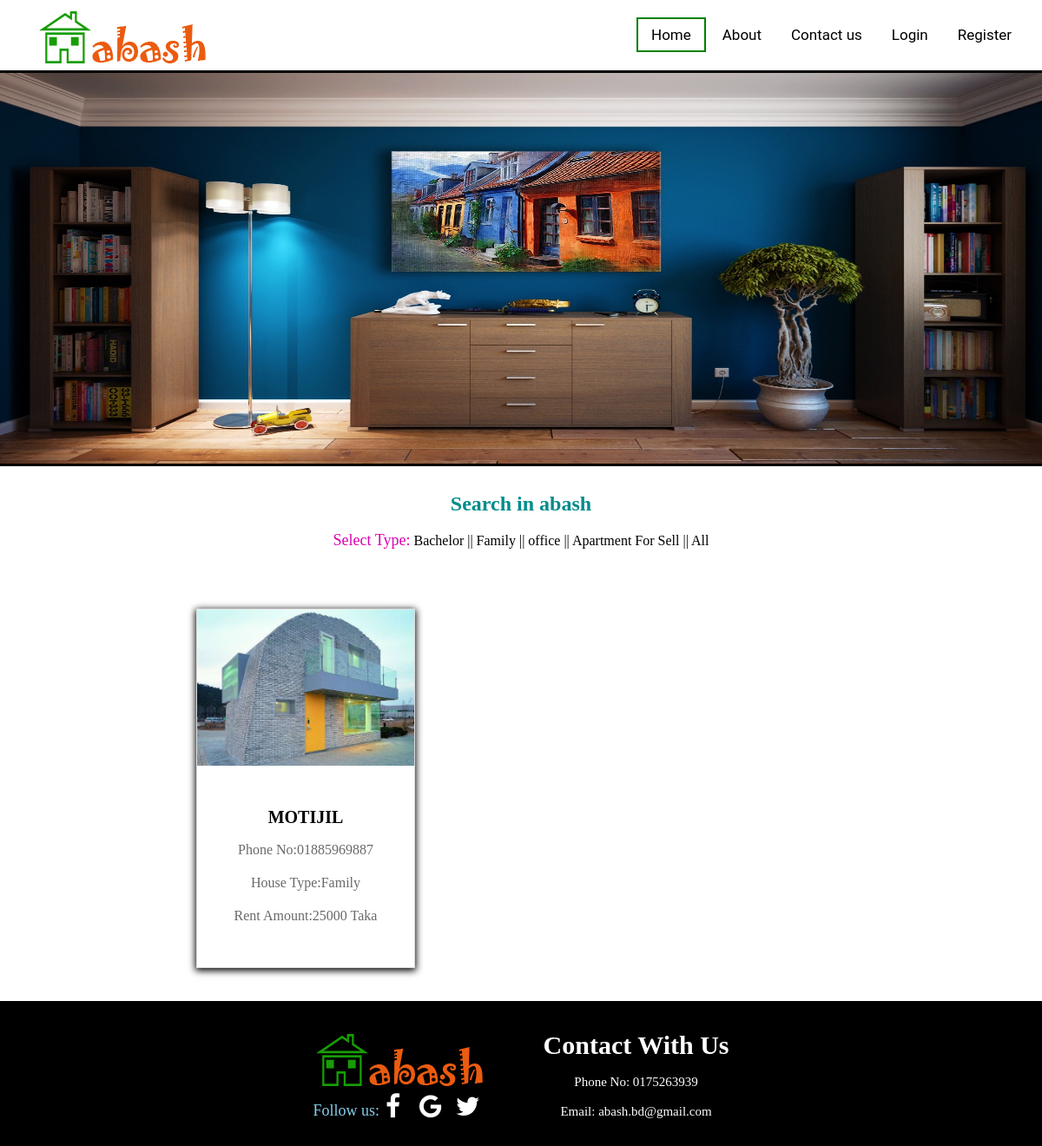
The app's page /family.php with its own data.
### tables this page shows
CREATE TABLE `post` (
  `un` varchar(50) NOT NULL,
  `name` varchar(150) NOT NULL,
  `email` varchar(200) NOT NULL,
  `address` longtext NOT NULL,
  `rent_price` decimal(10,0) NOT NULL,
  `date_a` date NOT NULL,
  `phone_no` varchar(15) NOT NULL,
  `type` varchar(200) NOT NULL,
  `image` longblob NOT NULL
);

### family.php (the view, shortened to what this page needs)
<?php
$connection = mysqli_connect("localhost", "root", "","ab");
$sql = "SELECT * FROM post WHERE type='Family' ";
$result = mysqli_query($connection,$sql);
?>
<html>
<head>
	<link href='css/style.css' rel='stylesheet'>
	<link rel="stylesheet" href="https://cdnjs.cloudflare.com/ajax/libs/font-awesome/4.7.0/css/font-awesome.min.css">
</head>
<body>
	 <div class="logo_menu">
	    <div class="neon">
		    <img src="img/logo.png">
	    </div>
		<ul class="main-nav">
		    <li class="active"><a href="index.php">Home</a></li>
			<li><a href="about.php">About</a></li>
			<li><a href="#contact">Contact us</a></li>
			<li><a href="login.php">Login</a></li>
			<li><a href="register.php">Register</a></li>
		</ul>
	</div>
	       <div class="slider">
				  <img class="mySlides" src="img/2.jpg">
            </div>
	  <div class="search">
	         <h2 style="color:darkcyan">Search in abash</h2></br>
	        <ul>
	           <li>
			   <font face="serif" size="4" color="dark skyblue">Select Type:</font>
			   <a href="bechalor.php" style="text-decoration: none;color: black"><label  name="type1" value="bachelor" title="click here">Bachelor ||</label></a>
			   <a href="family.php" style="text-decoration: none;color: black"><label  name="type" value="family" title="click here">Family ||</label></a>
			  <a href="office.php" style="text-decoration: none;color: black"><label  name="type" value="office" title="click here">office ||</label></a>
			   <a href="apart.php" style="text-decoration: none;color: black"><label name="type" value="Apartment_For_Sell" title="click here">Apartment For Sell ||</label></a>
			   <a href="index.php" style="text-decoration: none;color: black"><label name="type"  title="click here">All</label></a>
			   </li>
			</ul>
	  </div>
		<div class="product_area">
		  <ul>
              <?php
              if ($result->num_rows > 0) {
                    while($row = $result->fetch_assoc()){ ?>
                        <li>
                            <a href="#">
                                <div class="single_product">
                                    <img src=<?= $row['image']; ?>>
                                    <div class="single_product_text">
                                        <h2><?= $row['address']; ?></h2>
                                        <p>Phone No:<?= $row['phone_no']; ?></p>
                                        <p>House Type:<?= $row['type']; ?></p>
                                        <p>Rent Amount:<?= $row['rent_price']; ?> taka</p>
                                    </div>
                                </div>
                            </a>
                        </li>
                    <?php }
                }
              ?>
		  </ul>
		</div>
</body>
	<footer class="footer">
	<ul>
		<li>
		<div>
			<img src="img/logo.png">
		</div>
		<div>
			<font face="serif" size="4" color="skyblue">Follow us:</font>
			<a href="#" class="call"><i class="fa fa-facebook-f" style="font-size:30px;width:23px;background-color:black;color:white;padding-right: 15px"></i></a>
			<a href="#" class="call"><i class="fa fa-google" style="font-size:30px;background-color:black;color:white;padding-right: 12px"></i></a>
			<a href="#" class="call"><i class="fa fa-twitter" style="font-size:30px;background-color:black;color:white;padding-right: 9px"></i></a>
		</div>
       </li>
	   <li>
		<div class="contact">
			<h1><a name="contact"></a>Contact With Us</h1><br>
			<p>Phone No: 0175263939</p><br>
			<p>Email: abash.bd@gmail.com</p>
		</div>
       </li>
	</ul>
	</footer>
</html>

### css/style.css (style rules this page uses)
* { margin: 0; padding: 0; }
.neon { float: left; margin-left: 40px; list-style: none; margin-right: 15px; }
.main-nav { float: right; list-style: none; margin-top: 25px; margin-right: 15px; }
.main-nav li { display: inline-block; }
.main-nav li a { color: black; text-decoration: none; padding: 8px 15px; font-family: "Roboto", sans-serif; font-size: 17px; }
.main-nav li.active a { border: 2px solid green; }
.slider img { border-top: 3px solid black; border-bottom: 3px solid black; height:450px; width:100%; }
.search { padding:30px; text-align:center; }
.search ul li { display: inline-block; text-align:left; }
.product_area { padding-left:200px; padding-left:200px; }
.product_area ul li { display: inline-block; text-align: center; margin: 38px 26px; box-shadow: 0px 2px 8px 1px #000; }
.product_area ul li a { text-decoration:none; }
.single_product { border:1px solid #ddd; }
.single_product img { width: 250px; height: 180px; }
.single_product h2 { color: #000; text-transform: uppercase; font-size: 20px; line-height: 38px; }
.single_product p { color: #696969; text-transform: capitalize; font-size: 16px; line-height: 38px; }
.single_product_text { padding:40px; }
.logo_menu { background-color: #fff; padding: 5px 5px; }
.footer { background-color: black; width: 100%; height: auto; text-align:center; }
.footer ul li { display: inline-block; text-align: center; padding:30px; }
.contact { text-align: center; color: white; font-size: 15px; }

### records on screen
post: image (picture), address "MOTIJIL", phone_no "01885969887", type "Family", rent_price "25000"
